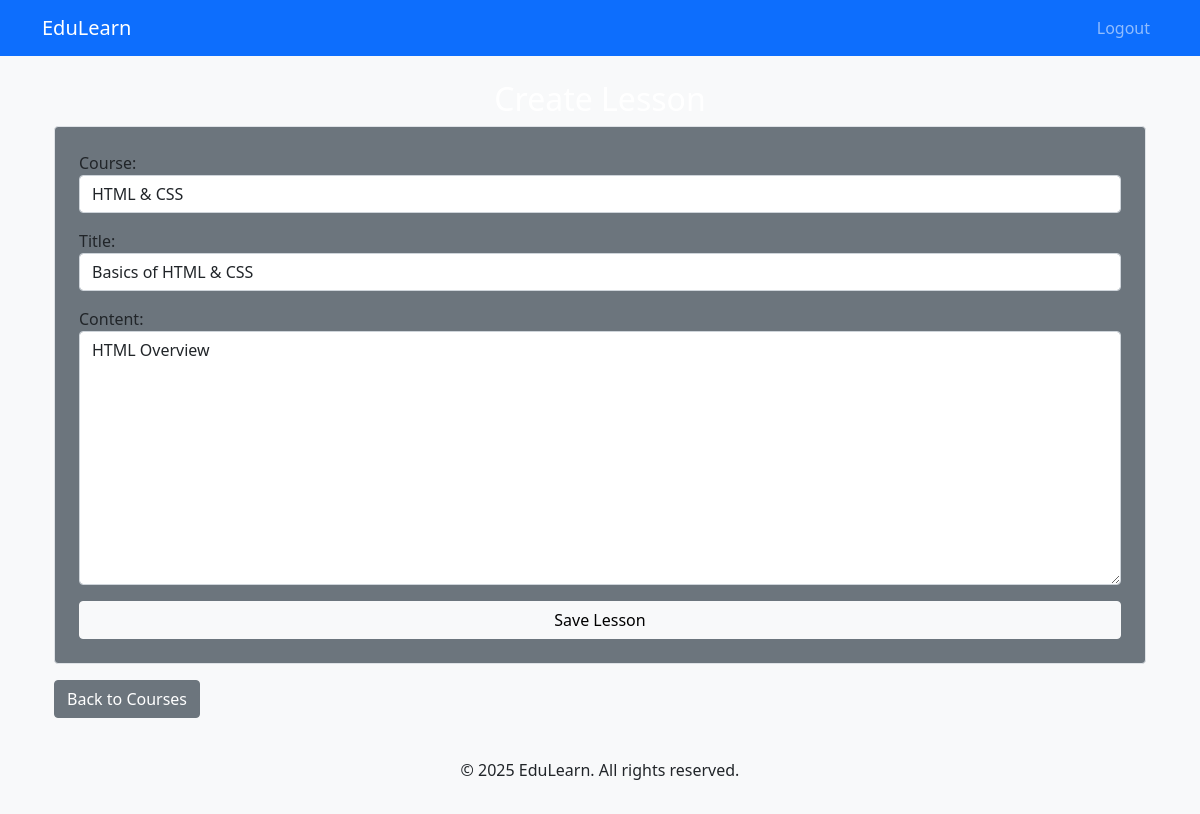
The app's page /lesson/1/update/ (signed in) with its own data.
### courses/models.py (models this page shows, shortened)
class Lesson(models.Model):
    course = models.ForeignKey(Course, on_delete=models.CASCADE, related_name='lessons')
    title = models.CharField(max_length=200)
    content = models.TextField()
    video_url = models.URLField(null=True, blank=True)

class Course(models.Model):
    title = models.CharField(max_length=200)
    description = models.TextField()
    duration = models.IntegerField(help_text="Duration in hours")
    thumbnail = models.ImageField(upload_to='course_thumbnails/', null=True, blank=True)
    created_at = models.DateTimeField(auto_now_add=True)
    def __str__(self):
        return self.title

### courses/views.py (the view)
# urls.py: path('lesson/<int:lesson_id>/update/', lesson_update, name='lesson_update'),
@login_required
def lesson_update(request, lesson_id):
    lesson = get_object_or_404(Lesson, id=lesson_id)
    if request.method == "POST":
        form = LessonForm(request.POST, instance=lesson)
        if form.is_valid():
            form.save()
            messages.success(request, "Lesson updated successfully!")
            return redirect('course_list')
    else:
        form = LessonForm(instance=lesson)
    return render(request, 'courses/lesson_form.html', {'form': form})

### courses/forms.py
class LessonForm(forms.ModelForm):
    class Meta:
        model = Lesson
        fields = ['course', 'title', 'content']
        widgets = {
            'course': forms.Select(attrs={'class': 'form-control'}),
            'title': forms.TextInput(attrs={'class': 'form-control'}),
            'content': forms.Textarea(attrs={'class': 'form-control'}),
        }

### courses/templates/courses/lesson_form.html (shortened to what this page needs)
{% extends "courses/base.html" %}
{% block content %}
<div class="container mt-4">
    <h2 class="text-center text-white">{{ lesson.id|default:"Create" }} Lesson</h2>
    <div class="p-4 border rounded bg-secondary">
        <form method="post">
            {{ form.as_p }}
            <button type="submit" class="btn btn-light w-100">Save Lesson</button>
        </form>
    </div>
    <a href="{% url 'course_list' %}" class="btn btn-secondary mt-3">Back to Courses</a>
</div>
{% endblock %}

### courses/templates/courses/base.html (style rules this page uses)
body { background-color: #f8f9fa; }

### records on screen
Lesson: course "HTML & CSS", content "HTML Overview"
Course: title "Basics of HTML & CSS"
